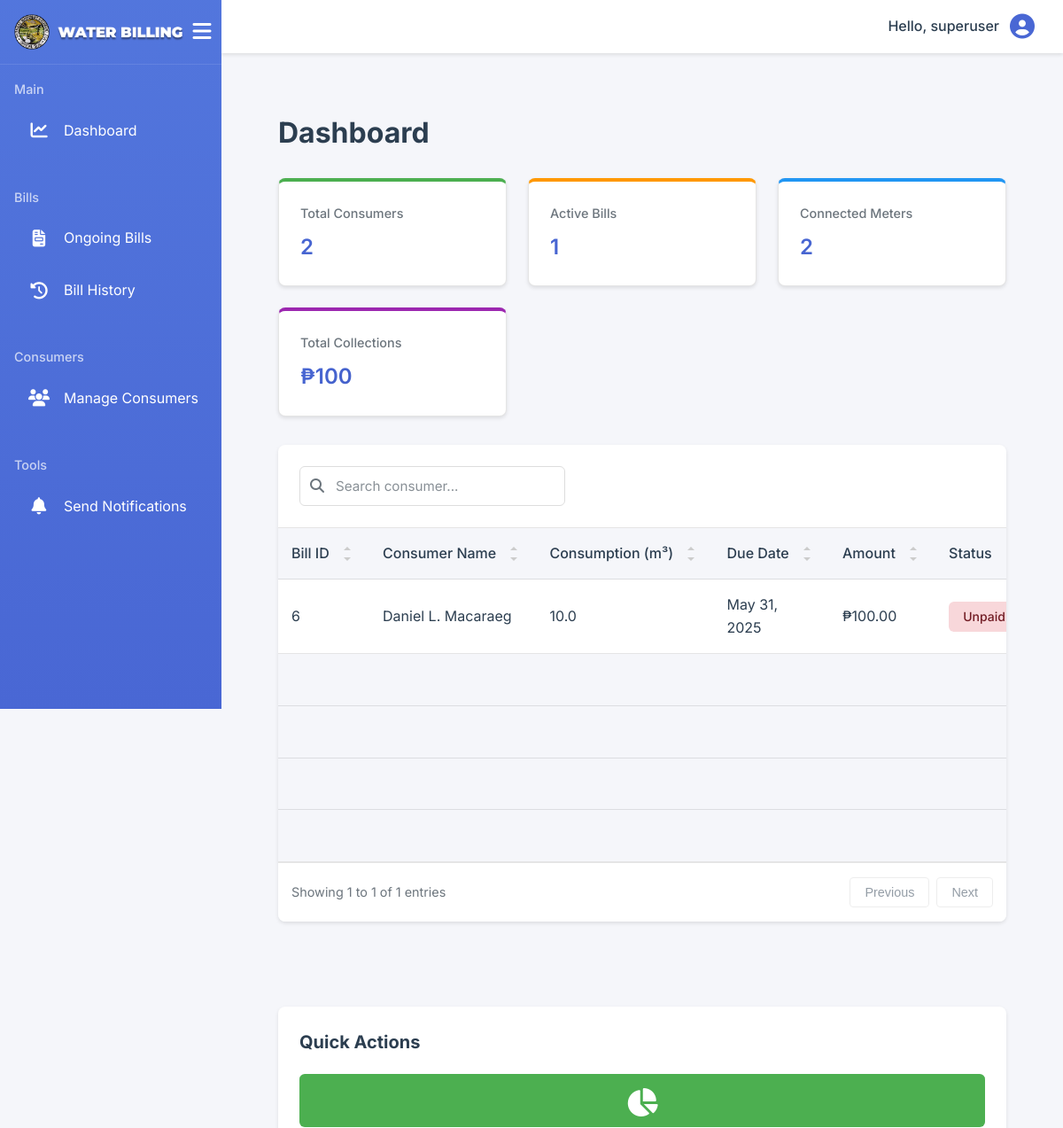
/dashboard/ (signed in, upper part), run on an earlier commit of the app's database.
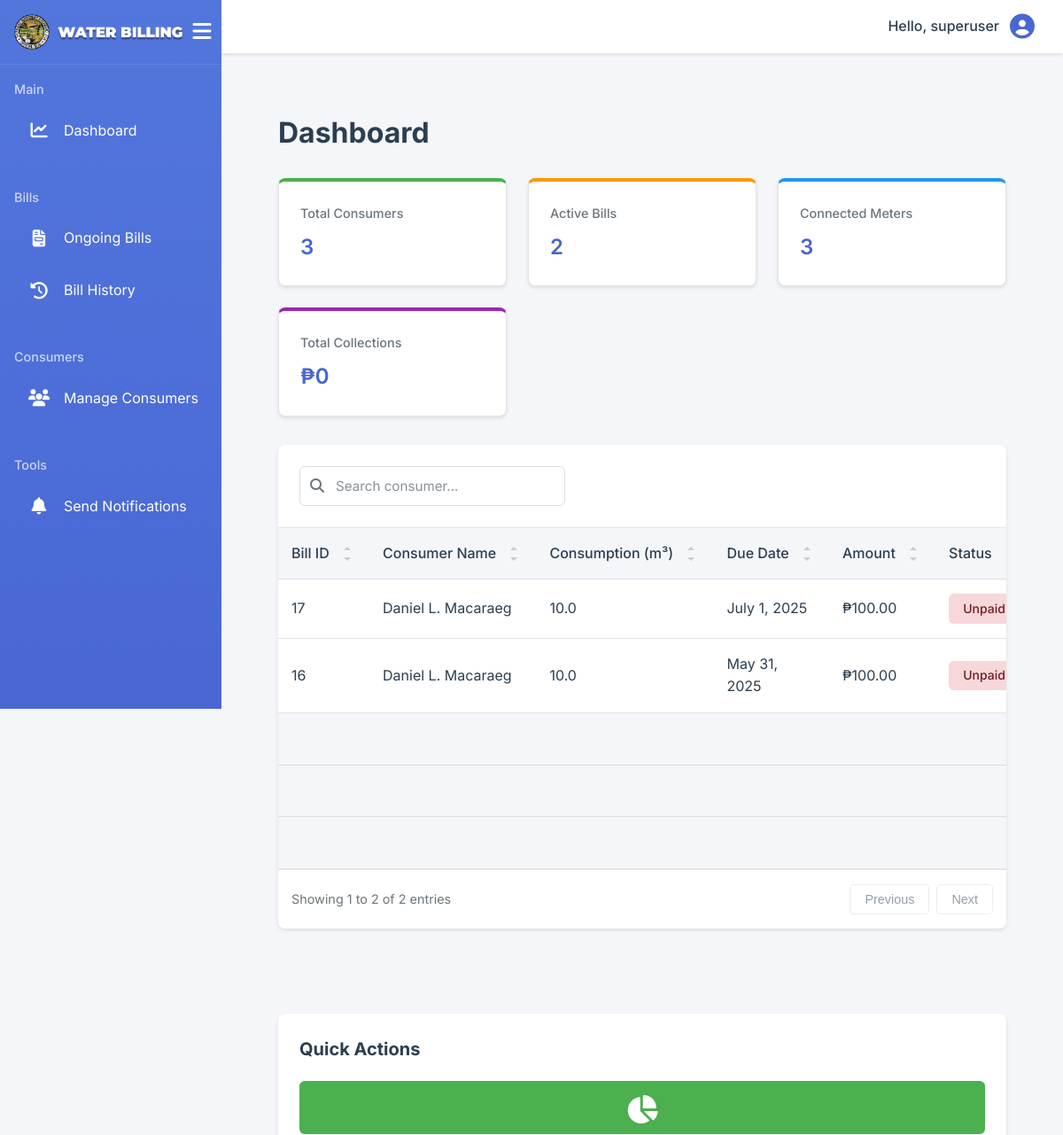
And on a later commit of the database.
### billing/models.py (models this page shows, shortened)
class User(AbstractUser):
    USER_TYPE_CHOICES = (
        ('admin', 'Barangay Admin'),
        ('staff', 'Barangay Staff'),
    )
    user_type = models.CharField(max_length=10, choices=USER_TYPE_CHOICES)
    contact_number = models.CharField(max_length=11, blank=True)

class Bill(models.Model):
    BILL_STATUS_CHOICES = (
        ('unpaid', 'Unpaid'),
        ('paid', 'Paid'),
    )
    bill_id = models.AutoField(primary_key=True)
    consumer = models.ForeignKey(Consumer, on_delete=models.CASCADE, related_name='bills')
    meter_reading = models.OneToOneField(MeterReading, on_delete=models.PROTECT, related_name='bill', null=True)
    billing_period = models.DateField()
    amount = models.DecimalField(max_digits=10, decimal_places=2)
    due_date = models.DateField()
    status = models.CharField(max_length=10, choices=BILL_STATUS_CHOICES, default='unpaid')
    created_at = models.DateTimeField(auto_now_add=True)
    updated_at = models.DateTimeField(auto_now=True)
    created_by = models.ForeignKey(User, on_delete=models.SET_NULL, null=True, related_name='bills_created')
    last_modified_by = models.ForeignKey(User, on_delete=models.SET_NULL, null=True, related_name='bills_modified')
    class Meta:
        constraints = [
            models.UniqueConstraint(
                fields=['consumer', 'billing_period'],
                name='unique_consumer_billing_period'
            )
        ]

class Consumer(models.Model):
    ACCOUNT_STATUS_CHOICES = (
        ('active', 'Active'),
        ('disconnected', 'Disconnected'),
    )
    consumer_id = models.AutoField(primary_key=True)
    first_name = models.CharField(max_length=100)
    middle_initial = models.CharField(max_length=1, blank=True)
    last_name = models.CharField(max_length=100)
    contact_number = models.CharField(
        max_length=11,
        validators=[RegexValidator(regex=r'^\d{11}$', message='Contact number must be 11 digits')]
    )
    address = models.TextField()
    meter_number = models.CharField(max_length=50, unique=True)
    account_status = models.CharField(max_length=20, choices=ACCOUNT_STATUS_CHOICES, default='active')
    created_at = models.DateTimeField(auto_now_add=True)
    updated_at = models.DateTimeField(auto_now=True)
    def get_full_name(self):
        if self.middle_initial:
            return f"{self.first_name} {self.middle_initial}. {self.last_name}"
        return f"{self.first_name} {self.last_name}"

class MeterReading(models.Model):
    reading_id = models.AutoField(primary_key=True)
    consumer = models.ForeignKey(Consumer, on_delete=models.CASCADE, related_name='meter_readings')
    reading_date = models.DateField()
    previous_reading = models.DecimalField(max_digits=10, decimal_places=1)
    current_reading = models.DecimalField(max_digits=10, decimal_places=1)
    consumption = models.DecimalField(max_digits=10, decimal_places=1, null=True)
    created_at = models.DateTimeField(auto_now_add=True)
    updated_at = models.DateTimeField(auto_now=True)
    created_by = models.ForeignKey(User, on_delete=models.SET_NULL, null=True, related_name='readings_created')
    last_modified_by = models.ForeignKey(User, on_delete=models.SET_NULL, null=True, related_name='readings_modified')
    class Meta:
        constraints = [
            models.UniqueConstraint(
                fields=['consumer', 'reading_date'],
                name='unique_consumer_reading_date'
            )
        ]

### billing/views.py (the view)
# urls.py: path('dashboard/', DashboardAPIView.as_view(), name='dashboard'),
@login_required
def dashboard(request):
    total_consumers = Consumer.objects.count()
    active_bills = Bill.objects.filter(status='unpaid').count()
    connected_meters = Consumer.objects.filter(account_status='active').count()
    total_collections = Bill.objects.filter(status='paid').aggregate(Sum('amount'))['amount__sum'] or 0
    ongoing_bills = Bill.objects.filter(status='unpaid').select_related('consumer').order_by('due_date')
    collections_data = Bill.objects.filter(
        status='paid',
        billing_period__gte=datetime.now() - timedelta(days=180)
    ).annotate(
        month=TruncMonth('billing_period')
    ).values('month').annotate(
        total=Sum('amount')
    ).order_by('month')
    months = []
    amounts = []
    for entry in collections_data:
        months.append(entry['month'].strftime('%b %Y'))
        amounts.append(float(entry['total']))
    return render(request, 'dashboard.html', {
        'total_consumers': total_consumers,
        'active_bills': active_bills,
        'connected_meters': connected_meters,
        'total_collections': total_collections,
        'ongoing_bills': ongoing_bills,
        'chart_labels': json.dumps(months),
        'chart_data': json.dumps(amounts),
    })

### templates/dashboard.html (shortened to what this page needs)
{% extends 'base.html' %}
{% block content %}
<link rel="stylesheet" href="/static/css/dashboard.css">
<div class="dashboard">
    <h1 class="page-title">Dashboard</h1>
    <br>
    <div class="grid">
        <div class="stats-card">
            <div class="stats-card-title">Total Consumers</div>
            <div class="stats-card-value">{{ total_consumers }}</div>
        </div>
        <div class="stats-card">
            <div class="stats-card-title">Active Bills</div>
            <div class="stats-card-value">{{ active_bills }}</div>
        </div>
        <div class="stats-card">
            <div class="stats-card-title">Connected Meters</div>
            <div class="stats-card-value">{{ connected_meters }}</div>
        </div>
        <div class="stats-card">
            <div class="stats-card-title">Total Collections</div>
            <div class="stats-card-value">₱{{ total_collections }}</div>
        </div>
    </div>
    <div class="dashboard-content {% if not user.is_superuser and user.user_type != 'admin' %}full-width{% endif %}">
        <div class="bills-section">
            <div class="table-container">
                <div class="table-header">
                    <div class="header-content">
                        <div class="search-group">
                            <div class="input-icon">
                                <i class="fas fa-search"></i>
                                <input type="text" id="table-search" class="form-control" placeholder="Search consumer...">
                            </div>
                        </div>
                    </div>
                </div>
                <div class="table-responsive">
                    <table class="table paginated-table">
                        <thead>
                            <tr>
                                <th class="sortable" data-sort="bill_id">
                                    Bill ID
                                    <span class="sort-icon"></span>
                                </th>
                                <th class="sortable" data-sort="consumer_name">
                                    Consumer Name
                                    <span class="sort-icon"></span>
                                </th>
                                <th class="sortable" data-sort="consumption">
                                    Consumption (m³)
                                    <span class="sort-icon"></span>
                                </th>
                                <th class="sortable" data-sort="due_date">
                                    Due Date
                                    <span class="sort-icon"></span>
                                </th>
                                <th class="sortable" data-sort="amount">
                                    Amount
                                    <span class="sort-icon"></span>
                                </th>
                                <th class="sortable" data-sort="status">
                                    Status
                                    <span class="sort-icon"></span>
                                </th>
                            </tr>
                        </thead>
                        <tbody>
                            {% for bill in ongoing_bills %}
                            <tr>
                                <td>{{ bill.bill_id }}</td>
                                <td>{{ bill.consumer.get_full_name }}</td>
                                <td>{{ bill.meter_reading.consumption }}</td>
                                <td>{{ bill.due_date }}</td>
                                <td>₱{{ bill.amount }}</td>
                                <td>
                                    <span class="status-badge status-{{ bill.status }}">
                                        {{ bill.status|title }}
                                    </span>
                                </td>
                            </tr>
                            {% empty %}
                            <tr>
                                <td colspan="6" class="text-center">No ongoing bills found.</td>
                            </tr>
                            {% endfor %}
                        </tbody>
                    </table>
                </div>
            </div>
        </div>
        {% if user.is_superuser or user.user_type == 'admin' %}
        <div class="admin-section">
            <h2 class="admin-section-title">Quick Actions</h2>
            <div class="admin-buttons">
                <a href="#" class="admin-button bills-report" data-action="generate-report">
                    <i class="fas fa-chart-pie"></i>
                </a>
            </div>
        </div>
        {% endif %}
    </div>
</div>
{% endblock %}

### templates/base.html (shortened to what this page needs)
<!DOCTYPE html>
<html lang="en">
<head>
    <link rel="stylesheet" href="/static/css/base.css">
    <link rel="stylesheet" href="https://cdnjs.cloudflare.com/ajax/libs/font-awesome/6.5.1/css/all.min.css">
    <link rel="stylesheet" href="/static/css/styles.css">
</head>
<body>
    {% if user.is_authenticated and not request.path == '/' %}
    <div class="sidebar" id="sidebar">
        <div class="sidebar-header">
            <img src="/static/images/logo.png" alt="Logo" class="logo">
            <img src="/static/images/logo_text.png" alt="Logo-text" class="logo-text">
            <button id="toggleSidebar" class="toggle-btn">
                <i class="fas fa-bars"></i>
            </button>
        </div>
        <nav class="sidebar-nav">
            <div class="nav-section">
                <h4>Main</h4>
                <a href="{% url 'dashboard' %}" class="nav-item">
                    <span class="icon"><i class="fas fa-chart-line"></i></span>
                    <span class="text">Dashboard</span>
                </a>
            </div>
            <div class="nav-section">
                <h4>Bills</h4>
                <a href="{% url 'ongoing_bills' %}" class="nav-item">
                    <span class="icon"><i class="fas fa-file-invoice"></i></span>
                    <span class="text">Ongoing Bills</span>
                </a>
                <a href="{% url 'bill_history' %}" class="nav-item">
                    <span class="icon"><i class="fas fa-history"></i></span>
                    <span class="text">Bill History</span>
                </a>
            </div>
            <div class="nav-section">
                <h4>Consumers</h4>
                <a href="{% url 'consumers' %}" class="nav-item">
                    <span class="icon"><i class="fas fa-users"></i></span>
                    <span class="text">Manage Consumers</span>
                </a>
            </div>
            <div class="nav-section">
                <h4>Tools</h4>
                <a href="{% url 'send_notifications' %}" class="nav-item">
                    <span class="icon"><i class="fas fa-bell"></i></span>
                    <span class="text">Send Notifications</span>
                </a>
            </div>
        </nav>
    </div>
    {% endif %}
    <div class="main-content {% if user.is_authenticated and not request.path == '/' %}with-sidebar{% else %}no-sidebar{% endif %}" id="main-content">
        {% if user.is_authenticated and not request.path == '/' %}
        <header class="top-bar">
            <div class="user-info">
                <span class="username">Hello, {{ user.username }}</span>
                <i class="fas fa-circle-user"></i>
            </div>
        </header>
        {% endif %}
        <div class="content-wrapper">
            {% block content %}
            {% endblock %}
        </div>
    </div>
</body>
</html>

What changed in the data, as far as the page shows it:
removed Bill: bill_id "6", consumer.get_full_name "Daniel L. Macaraeg", meter_reading.consumption "10.0", due_date "May 31, 2025", amount "100.00", status "Unpaid"
added Bill: bill_id "16", consumer.get_full_name "Daniel L. Macaraeg", meter_reading.consumption "10.0", due_date "May 31, 2025", amount "100.00", status "Unpaid"
added Bill: bill_id "17", consumer.get_full_name "Daniel L. Macaraeg", meter_reading.consumption "10.0", due_date "July 1, 2025", amount "100.00", status "Unpaid"
Also different on the page:
{{ total_consumers }}: "2" → "3"
{{ active_bills }}: "1" → "2"
{{ connected_meters }}: "2" → "3"
{{ total_collections }}: "100" → "0"
text written by a page script: "Showing 1 to 1 of 1 entries Previous Next" → "Showing 1 to 2 of 2 entries Previous Next"
